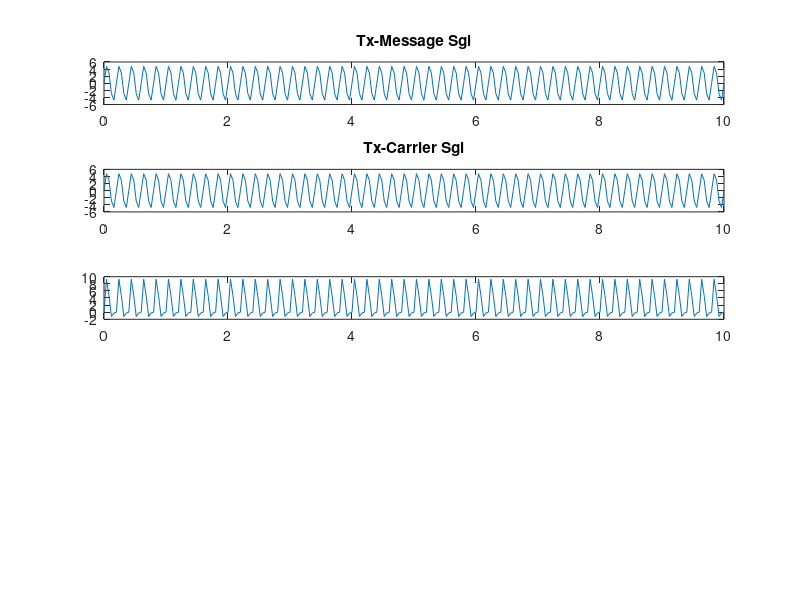

Source code (MATLAB): (Note: this script raises an error after producing the figure.)
%the descpription of this code and other are given in linkedIn, so check out there
%profile https://www.linkedin.com/posts/arumukam-ganes-moorthe-v-164877291_matlab-signalprocessing-engineering-activity-7228077649347100672-mLFN?utm_source=share&utm_medium=member_desktop

fm=input('Enter frequency of message signal,fm:');
fc=input('Enter frequency of carrier signal,fc:');
Am=input('Enter Amplitude of message signal,Am:');
Ac=input('Enter Amplitude of carrier signal,Ac:');
t=0:(1/(5*fc)):(50/fc);
msgsgl=Am.*sin(2*pi*fm*t);
carsgl=Ac.*sin(2*pi*fc*t);
subplot(5,1,1)
plot(t,msgsgl)
title("Tx-Message Sgl")
subplot(5,1,2)
plot(t,carsgl)
title("Tx-Carrier Sgl")
msgcare=(Ac+(Am.*sin(2*pi*fm*t))).*sin(2*pi*fc*t);
subplot(5,1,3)
title("Tx-AM Sgl")
plot(t,msgcare)
r=[];
for i=1:length(msgcare)
    if msgcare(i)>0
        r(i)=msgcare(i);
    else
        r(i)=0;
    end
end
y=[];
y=conv(r,h);
subplot(5,1,4)
plot(t,r)
title("Rx-Rectified Sgl")
subplot(5,1,5)
plot(y)
title("Rx-filtered message Sgl")



